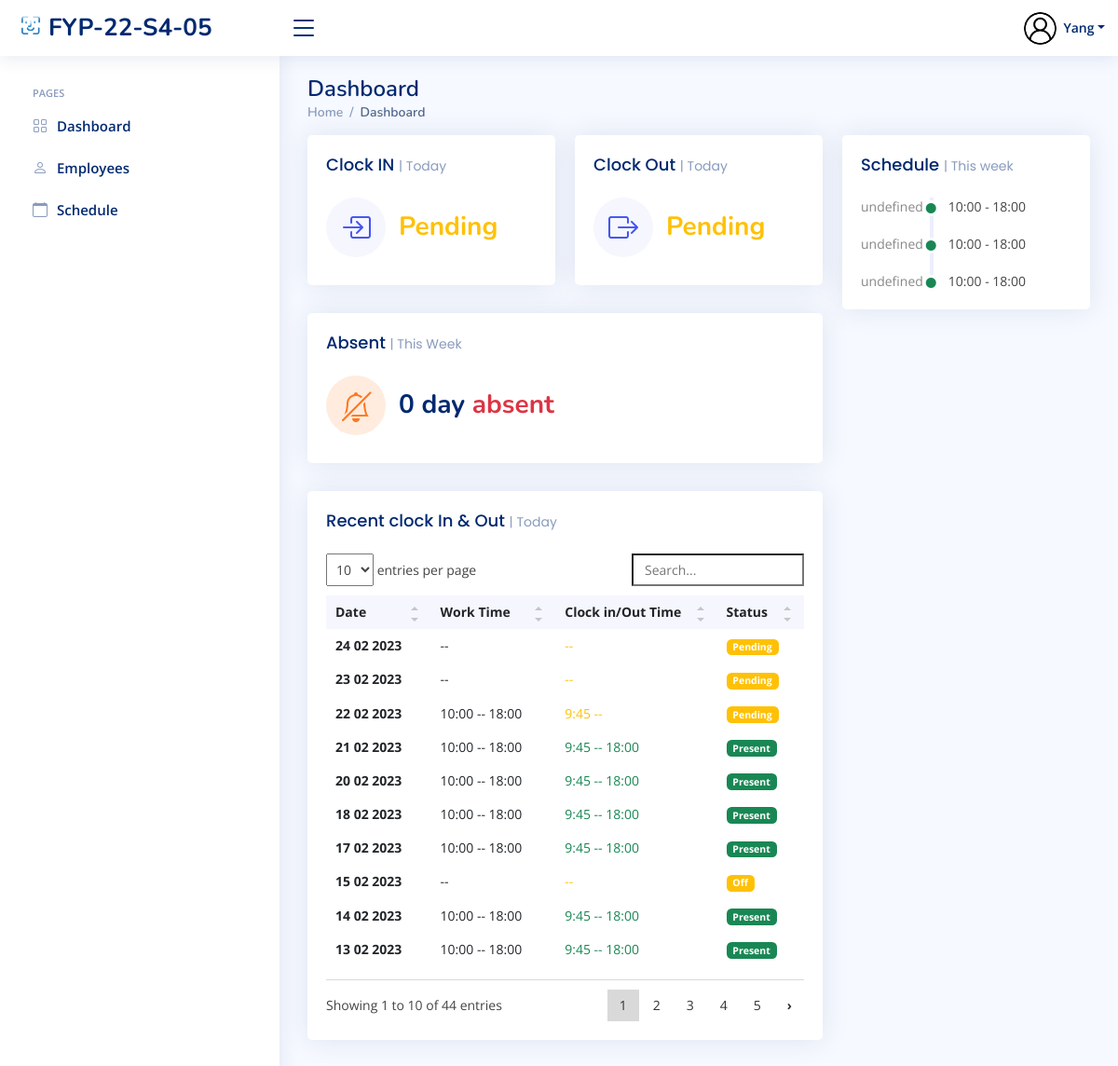
Page /sys_admin/home/ (signed in) on the earlier database version.
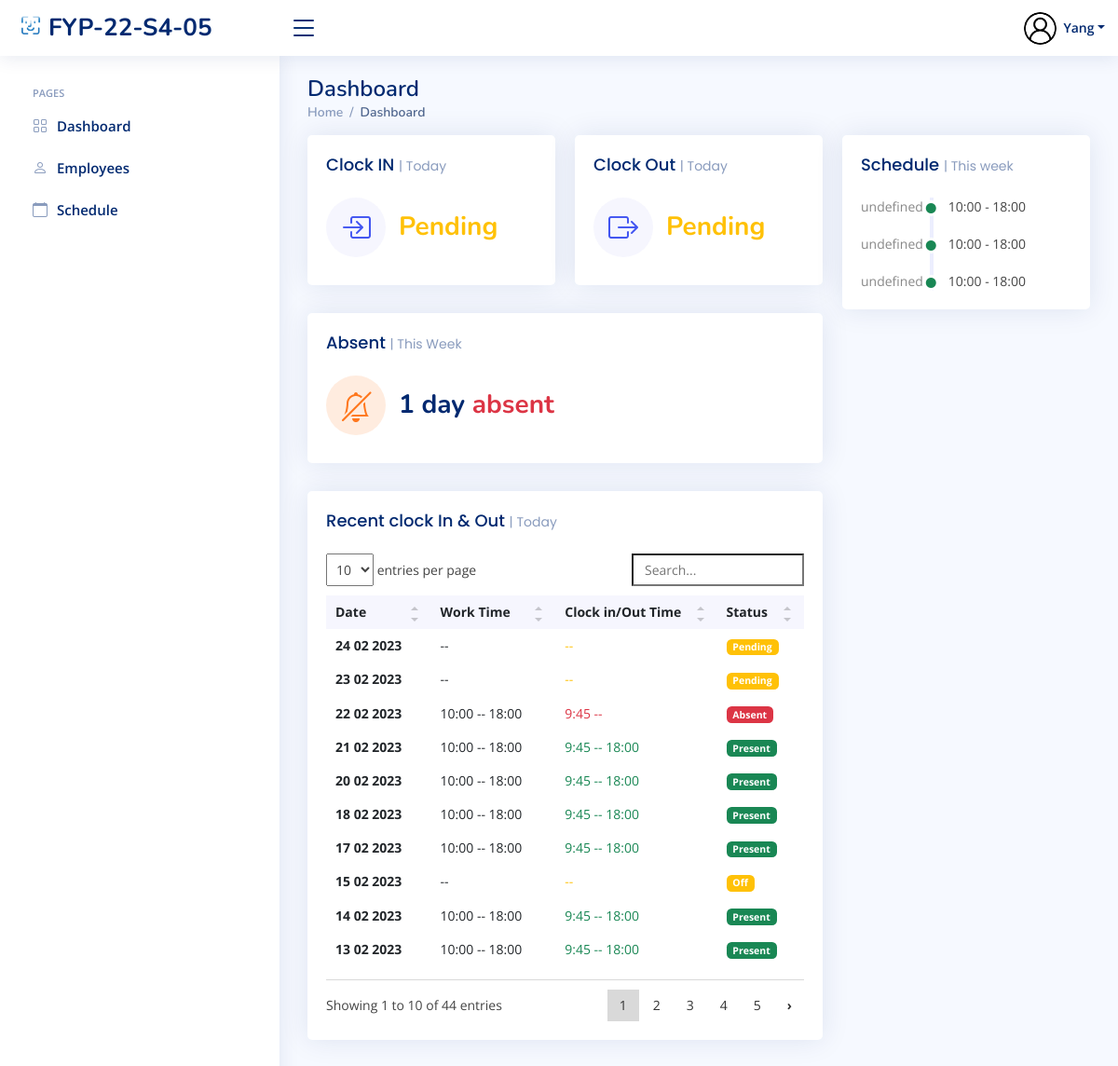
Same page on the later database version.
### index/models.py (models this page shows, shortened)
class WorkSchedule(models.Model):
	WorkSchedule_id = models.BigAutoField(primary_key=True)
	Employee = models.ForeignKey(Employee,on_delete=models.CASCADE)
	InTime = models.TimeField(max_length=256, null=True, blank=True)
	OutTime = models.TimeField(max_length=256, null=True, blank=True)
	Mark = models.CharField(max_length=256,null=True)
	StartDate = models.DateField()
	StartTime = models.TimeField(null=True)
	EndTime = models.TimeField(null=True)
	class Meta:
		db_table = 'WorkSchedule'

### index/views/sys_admin.py (the view)
# urls.py: path('sys_admin/home/', sys_admin.sys_admin_home, name='sys_admin_home'),
def sys_admin_home(request):
	dt = datetime.strptime(currentDate, '%Y-%m-%d')
	start = dt - timedelta(days=dt.weekday())
	end = start + timedelta(days=6)
	startDate = start.strftime('%Y-%m-%d')
	endDate = end.strftime('%Y-%m-%d')
	Title = 'Admin Home Page'
	if 'Employee_ID' in request.session:
		fourdates = date.today() - timedelta(days=4)
		currentEmployee = Employee.objects.get(Employee_ID=request.session['Employee_ID'])
		CheckIn = ''
		CheckOut = ''
		Marklist = ['off', 'mc']
		CheckValues = WorkSchedule.objects.filter(Employee_id=request.session['Employee_ID']).filter(
			StartDate=currentDate)
		if CheckValues.exists():
			AttenCheck = WorkSchedule.objects.get(Employee_id=request.session['Employee_ID'], StartDate=currentDate)
			if AttenCheck.Mark != 'Off' and AttenCheck.Mark != 'MC':
				if AttenCheck.InTime is None and AttenCheck.OutTime is not None:
					CheckIn = "Pending"
					CheckOut = AttenCheck.OutTime
				elif AttenCheck.OutTime is None and AttenCheck.InTime is not None:
					CheckIn = AttenCheck.InTime
					CheckOut = "Pending"
				elif AttenCheck.InTime is None and AttenCheck.OutTime is None:
					CheckOut = "Pending"
					CheckIn = "Pending"
				else:
					CheckIn = AttenCheck.InTime
					CheckOut = AttenCheck.OutTime
			else:
				CheckIn = 'OFF'
				CheckOut = 'OFF'
		scheduleWeek = WorkSchedule.objects.filter(Employee_id=request.session['Employee_ID'], StartDate__lte=endDate,
												   StartDate__gte=startDate, StartTime__isnull=False,
												   EndTime__isnull=False).order_by('StartDate')
		CountAsent = WorkSchedule.objects.filter(Employee_id=request.session['Employee_ID'],
												 StartDate__lte=currentDate, StartDate__gte=startDate).filter(
			Mark='Absent').count()
		RecentData = WorkSchedule.objects.filter(Employee_id=request.session['Employee_ID'],
												 StartDate__lte=currentDate).order_by("-StartDate")
		context = {
			'Role': currentEmployee.Role.Role_ID,
			'Employee_ID': currentEmployee.Employee_ID,
			'Full_Name': currentEmployee.Full_Name,
			'Job_Title': currentEmployee.Job_Title,
			'PFP': currentEmployee.Profile_Image.url,
			'Redata': RecentData,
			'ScheduleWeek': scheduleWeek,
			'count': CountAsent,
			'CheckIn': CheckIn,
			'CheckOut': CheckOut,
			'title': Title,
		}
		return render(request, 'sys_admin/sys_admin_home.html', context)
	else:
		messages.error(request, 'Please login first')
		return redirect('login')

### templates/sys_admin/sys_admin_home.html (shortened to what the changed rows need)
{% extends "index/base.html" %}
{% load static %}
{% block content %}
  <main id="main" class="main">
    <div class="pagetitle">
      <h1>Dashboard</h1>
    </div>
    <section class="section dashboard">
      <div class="row">
        <div class="col-lg-8">
          <div class="row">
            <div class="col-xxl-4 col-xl-12">
              <div class="card info-card customers-card">
                <div class="card-body">
                  <div class="d-flex align-items-center">
                    <div class="ps-3">
                      <h6>{{ count}} day <span class="text-danger">absent</span></h6>
                    </div>
                  </div>
                </div>
              </div>
            </div>
            <div class="col-12">
              <div class="card recent-sales overflow-auto">
                <div class="card-body">
                  <table class="table table-borderless datatable">
                    <thead>
                      <tr>
                        <th scope="col">Date</th>
                        <th scope="col">Work Time</th>
                        <th scope="col">Clock in/Out Time</th>
                        <th scope="col">Status</th>
                      </tr>
                    </thead>
                    <tbody>
                      {% for Ad in Redata %}
                      <tr>
                        <th scope="row">{{ Ad.StartDate|date:'d m Y' }}</th>
                        <td>{{ Ad.StartTime |date:"G:i"}}  --   {{ Ad.EndTime |date:"G:i"}}</td>
                        {% if Ad.Mark in 'Present' %}
                        <td><span class ="text-success">{{ Ad.InTime |date:"G:i" }}   --   {{ Ad.OutTime |date:"G:i" }}</span></td>
                        <td><span class="badge bg-success">{{ Ad.Mark }}</span></td>
                        {% elif Ad.Mark in 'Late' %}
                        <td><span class ="text-danger">{{ Ad.InTime |date:"G:i"}} </span>  --   {{ Ad.OutTime |date:"G:i"}}</td>
                        <td><span class="badge bg-success">{{ Ad.Mark }}</span></td>
                        {% elif Ad.Mark in 'Leave early' %}
                        <td>{{ Ad.InTime|date:"G:i" }}   --   <span class ="text-danger">{{ Ad.OutTime |date:"G:i"}} </span></td>
                        <td><span class="badge bg-danger">{{ Ad.Mark }}</span></td>
                        {% elif Ad.Mark in 'Pending' %}
                        <td><span class="text-warning">{{ Ad.InTime|date:"G:i" }}   --   {{ Ad.OutTime |date:"G:i"}}</span></td>
                        <td><span class="badge bg-warning">{{ Ad.Mark }}</span></td>
                            {% elif Ad.Mark in 'Off' %}
                        <td><span class="text-warning">{{ Ad.InTime|date:"G:i" }}   --   {{ Ad.OutTime |date:"G:i"}}</span></td>
                        <td><span class="badge bg-warning">{{ Ad.Mark }}</span></td>
                            {% elif Ad.Mark in 'MC' %}
                        <td><span class="text-warning">{{ Ad.InTime|date:"G:i" }}   --   {{ Ad.OutTime |date:"G:i"}}</span></td>
                        <td><span class="badge bg-warning">{{ Ad.Mark }}</span></td>
                        {% else %}
                        <td><span class ="text-danger">{{ Ad.InTime |date:"G:i"}}   --   {{ Ad.OutTime |date:"G:i"}}</span></td>
                        <td><span class="badge bg-danger">{{ Ad.Mark }}</span></td>
                        {% endif %}
                      </tr>
                      {% endfor %}
                    </tbody>
                  </table>
                </div>
              </div>
            </div>
          </div>
        </div>
        <div class="col-lg-4">
          <div class="card">
            <div class="card-body">
              <div class="activity" id="activity">
               {% for Ad in ScheduleWeek %}
                <div class="activity-item d-flex">
                  <div class="activite-label week{{ forloop.counter }}" ></div>
                        <i class='bi bi-circle-fill activity-badge text-success align-self-start'></i>
                        <div class="activity-content">
                        {{ Ad.StartTime |date:"G:i"}} - {{ Ad.EndTime |date:"G:i"}} &#12288;
                            </div>
                </div>
                 {% endfor %}
              </div>
            </div>
          </div>
        </div>
      </div>
    </section>
  </main>
{% endblock content %}

Differences in the rows shown:
changed WorkSchedule: Mark "Pending" → "Absent"
Other differences:
{{ count }}: "0" → "1"
